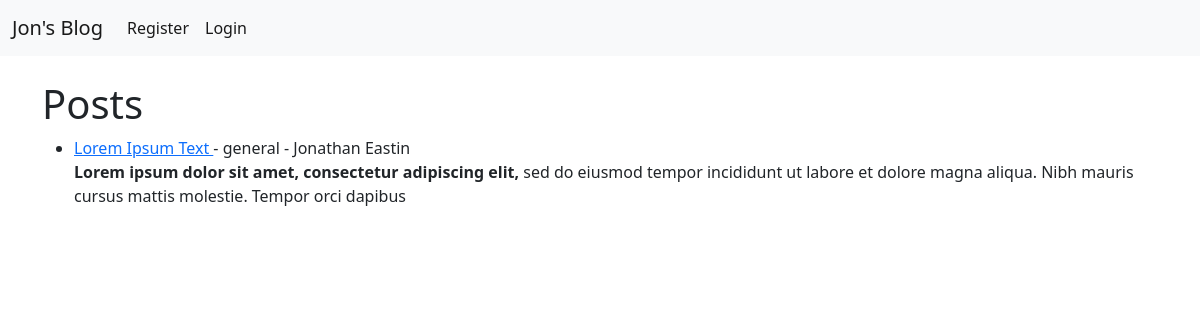
Before: / with the older database file.
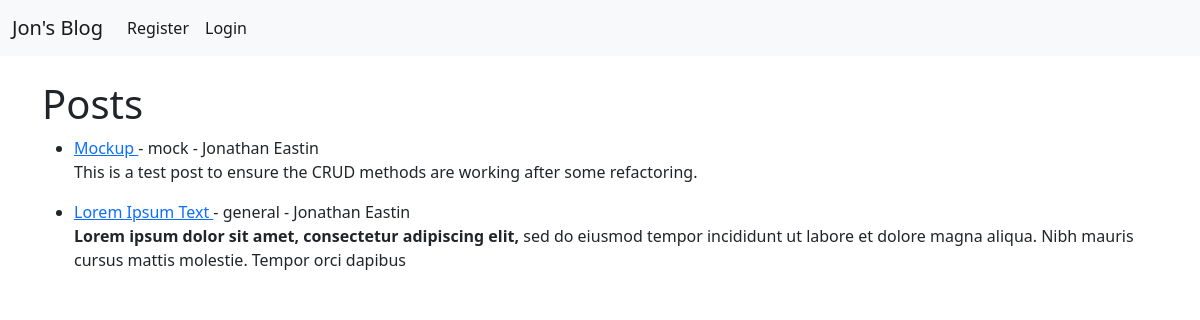
After: the same page with the newer database file.
### JonsBlog/models.py (models this page shows, shortened)
class Post(models.Model):
    title = models.CharField(max_length=255, default="Jon's Blog")
    title_tag = models.CharField(max_length=255)
    author = models.ForeignKey(User, on_delete=models.CASCADE)
    body = models.TextField()
    publication_date = models.DateField(auto_now_add=True)
    publication_time = models.TimeField(auto_now_add=True)
    category = models.CharField(max_length=255, default="general")

### JonsBlog/views.py (the view)
# urls.py: path('', HomeView.as_view(), name="home"),
class HomeView(ListView):
    model = Post
    template_name = 'home.html'
    ordering = ['-publication_time']

### JonsBlog/templates/home.html (shortened to what this page needs)
{% extends 'base.html' %}
{% block content %}
<h1>Posts</h1>
{% for post in object_list %}
    <ul>
        <li>
            <a href="{% url 'article-detail' post.pk %}">
				{{ post.title }}
			</a>
			- {{ post.category }}
            - {{ post.author.first_name }}
            {{ post.author.last_name }}
			<br />
            {{ post.body|slice:":200"|safe }}
        </li>
    </ul>
{% endfor %}
{% endblock %}

### JonsBlog/templates/base.html (shortened to what this page needs)
<!doctype html>
<html lang="en">
  <head>
    <link href="https://cdn.jsdelivr.net/npm/bootstrap@5.2.2/dist/css/bootstrap.min.css" rel="stylesheet">
  </head>
  <body>
    <nav class="navbar navbar-expand-lg bg-light">
	  <div class="container-fluid">
		<a class="navbar-brand" href="{% url 'home' %}">Jon's Blog</a>
		<div class="collapse navbar-collapse" id="navbarSupportedContent">
		  <ul class="navbar-nav me-auto mb-2 mb-lg-0">
			{% if user.is_authenticated %}
				<li class="nav-item">
				  <a class="nav-link active" aria-current="page" href="{% url 'add-post' %}">
					Add Post
				  </a>
				</li>
			  	<li class="nav-item">
				  <a class="nav-link active" aria-current="page" href="{% url 'add-category' %}">
					Add Category
				  </a>
				</li>
				<li class="nav-item">
				  <a class="nav-link active" aria-current="page" href="{% url 'logout' %}">
					Logout
				  </a>
				</li>
			{% else %}
				<li class="nav-item">
				  <a class="nav-link active" aria-current="page" href="{% url 'register' %}">
					Register
				  </a>
				</li>
				<li class="nav-item">
				  <a class="nav-link active" aria-current="page" href="{% url 'login' %}">
					Login
				  </a>
				</li>
			{% endif %}
		  </ul>
		</div>
	  </div>
	</nav>
    <br />
    <div class="container">
        {% block content %}
        {% endblock %}
    </div>
  </body>
</html>

Changed rows visible on the page:
added Post: title "Mockup", category "mock", author.first_name "Jonathan", author.last_name "Eastin", body "This is a test post to ensure the CRUD methods are working after some refactoring."
